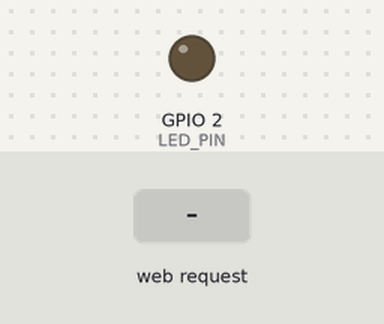
The program below on a simulated ESP32. Shown: output pins drawn as LEDs (lit = HIGH). The test bench sets the inputs (shaded band). WiFi joins after 1.5 s; servers stay silent unless stated; what the program prints to the serial monitor is not drawn.

Above: at 2.7 s.
2.8 s: HTTP request GET /toggle received
At 3.9 s:
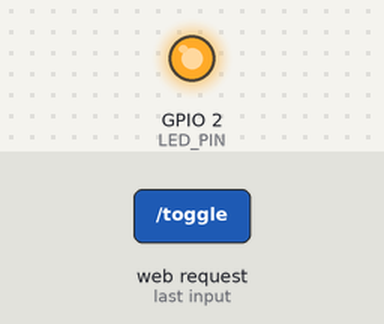
Timing chart, 0 to 5.8 s (numbered marks = the images above; inputs shaded):
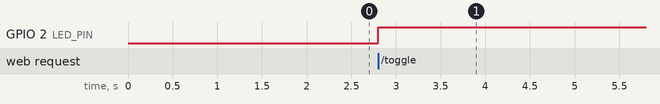

Measured:
- after the input at 2.8 s, GPIO 2 (LED_PIN): LOW → HIGH at once

The program:

main.cpp
```cpp
#include <Arduino.h>
#include <WiFi.h>
#include <WebServer.h>

const char *SSID = "ANITAB LAB";
const char *Pass = "Akirachix@2011";

WebServer myserver(80);
const int LED_PIN = 2;
bool ledState = LOW;

String page()
{
  return "<!DOCTYPE html>"
         "<html>"
         "<body>"
         "<form action=\"/toggle\">"
         "<button type=\"submit\" style=\"font-size:30px;\">TURN LED ON</button>"
         "</form>"
         "</body></html>";
}

void handleRoot()
{
  myserver.send(200, "text/html", page());
}

void handleToggle()
{
  digitalWrite(LED_PIN, HIGH);
  myserver.sendHeader("Location", "/");
  myserver.send(303);
}

void setup()
{
  Serial.begin(115200);
  pinMode(LED_PIN, OUTPUT);
  digitalWrite(LED_PIN, ledState);

  WiFi.mode(WIFI_STA);
  WiFi.begin(SSID, Pass);

  Serial.print("Connecting");
  while (WiFi.status() != WL_CONNECTED)
  {
    delay(500);
    Serial.print(".");
  }
  Serial.println("");
  Serial.println(WiFi.localIP());

  myserver.on("/", handleRoot);
  myserver.on("/toggle", handleToggle);
  myserver.begin();
}

void loop()
{
  myserver.handleClient();
}
```
